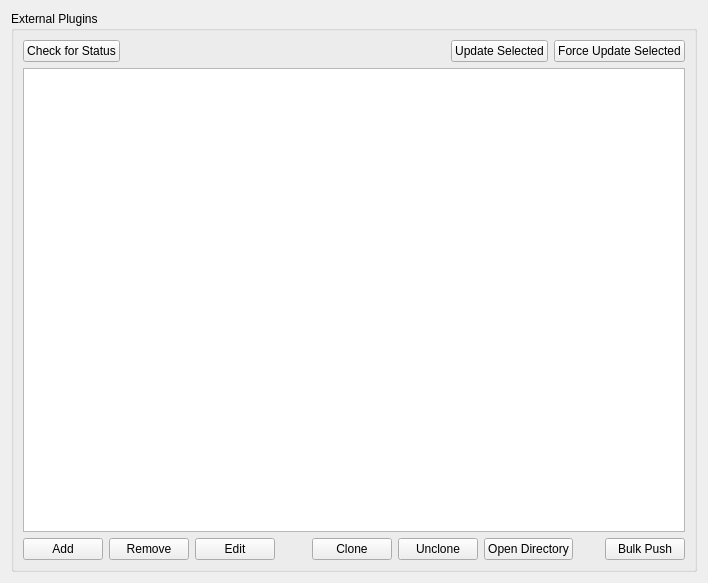
<?xml version="1.0" encoding="UTF-8"?>
<ui version="4.0">
 <class>Form</class>
 <widget class="QWidget" name="Form">
  <property name="geometry">
   <rect>
    <x>0</x>
    <y>0</y>
    <width>708</width>
    <height>583</height>
   </rect>
  </property>
  <property name="windowTitle">
   <string>Form</string>
  </property>
  <layout class="QGridLayout" name="gridLayout_3">
   <item row="0" column="0">
    <widget class="QGroupBox" name="groupBox">
     <property name="title">
      <string>External Plugins</string>
     </property>
     <layout class="QGridLayout" name="gridLayout">
      <item row="0" column="0">
       <layout class="QHBoxLayout" name="horizontalLayout">
        <item>
         <widget class="QPushButton" name="pushButton_check_for_status">
          <property name="text">
           <string>Check for Status</string>
          </property>
         </widget>
        </item>
        <item>
         <spacer name="horizontalSpacer_2">
          <property name="orientation">
           <enum>Qt::Horizontal</enum>
          </property>
          <property name="sizeHint" stdset="0">
           <size>
            <width>40</width>
            <height>20</height>
           </size>
          </property>
         </spacer>
        </item>
        <item>
         <widget class="QPushButton" name="pushButton_update_selected">
          <property name="text">
           <string>Update Selected</string>
          </property>
         </widget>
        </item>
        <item>
         <widget class="QPushButton" name="pushButton_force_update_selected">
          <property name="text">
           <string>Force Update Selected</string>
          </property>
         </widget>
        </item>
       </layout>
      </item>
      <item row="1" column="0">
       <widget class="QTableWidget" name="tableWidget_external_plugin_repo"/>
      </item>
      <item row="2" column="0">
       <layout class="QGridLayout" name="gridLayout_2">
        <item row="1" column="0">
         <widget class="QPushButton" name="pushButton_add_repo">
          <property name="text">
           <string>Add</string>
          </property>
         </widget>
        </item>
        <item row="1" column="5">
         <widget class="QPushButton" name="pushButton_unclone_repo">
          <property name="text">
           <string>Unclone</string>
          </property>
         </widget>
        </item>
        <item row="1" column="6">
         <widget class="QPushButton" name="pushButton_open_dir">
          <property name="text">
           <string>Open Directory</string>
          </property>
         </widget>
        </item>
        <item row="1" column="4">
         <widget class="QPushButton" name="pushButton_clone_repo">
          <property name="text">
           <string>Clone</string>
          </property>
         </widget>
        </item>
        <item row="1" column="8">
         <widget class="QPushButton" name="pushButton_bulk_push">
          <property name="text">
           <string>Bulk Push</string>
          </property>
         </widget>
        </item>
        <item row="1" column="3">
         <spacer name="horizontalSpacer">
          <property name="orientation">
           <enum>Qt::Horizontal</enum>
          </property>
          <property name="sizeHint" stdset="0">
           <size>
            <width>46</width>
            <height>20</height>
           </size>
          </property>
         </spacer>
        </item>
        <item row="1" column="2">
         <widget class="QPushButton" name="pushButton_edit_repo">
          <property name="text">
           <string>Edit</string>
          </property>
         </widget>
        </item>
        <item row="1" column="1">
         <widget class="QPushButton" name="pushButton_remove_repo">
          <property name="text">
           <string>Remove</string>
          </property>
         </widget>
        </item>
        <item row="1" column="7">
         <spacer name="horizontalSpacer_3">
          <property name="orientation">
           <enum>Qt::Horizontal</enum>
          </property>
          <property name="sizeHint" stdset="0">
           <size>
            <width>40</width>
            <height>20</height>
           </size>
          </property>
         </spacer>
        </item>
       </layout>
      </item>
     </layout>
    </widget>
   </item>
  </layout>
 </widget>
 <resources/>
 <connections/>
</ui>
